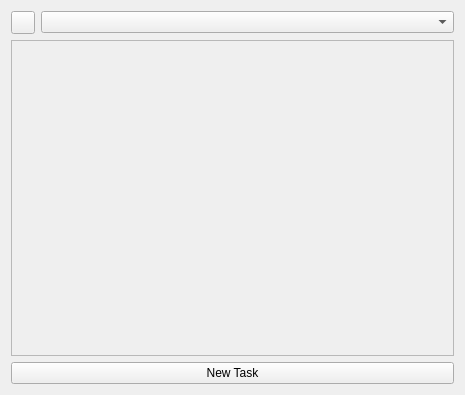
<?xml version="1.0" encoding="UTF-8"?>
<ui version="4.0">
 <class>MainWindow</class>
 <widget class="QMainWindow" name="MainWindow">
  <property name="geometry">
   <rect>
    <x>0</x>
    <y>0</y>
    <width>465</width>
    <height>395</height>
   </rect>
  </property>
  <property name="windowTitle">
   <string>Todo App</string>
  </property>
  <widget class="QWidget" name="centralWidget">
   <layout class="QVBoxLayout" name="verticalLayout">
    <item>
     <layout class="QHBoxLayout" name="horizontalLayout_2">
      <item>
       <widget class="QToolButton" name="menuButton">
        <property name="icon">
         <iconset resource="resources.qrc">
          <normaloff>:/images/menu.png</normaloff>:/images/menu.png</iconset>
        </property>
        <property name="popupMode">
         <enum>QToolButton::InstantPopup</enum>
        </property>
       </widget>
      </item>
      <item>
       <widget class="QComboBox" name="taskTypeComboBox"/>
      </item>
     </layout>
    </item>
    <item>
     <widget class="QScrollArea" name="tasksScrollArea">
      <property name="enabled">
       <bool>true</bool>
      </property>
      <property name="horizontalScrollBarPolicy">
       <enum>Qt::ScrollBarAlwaysOff</enum>
      </property>
      <property name="widgetResizable">
       <bool>true</bool>
      </property>
      <widget class="QWidget" name="tasksContainer">
       <property name="geometry">
        <rect>
         <x>0</x>
         <y>0</y>
         <width>449</width>
         <height>293</height>
        </rect>
       </property>
      </widget>
     </widget>
    </item>
    <item>
     <widget class="QPushButton" name="newTaskButton">
      <property name="text">
       <string>New Task</string>
      </property>
     </widget>
    </item>
   </layout>
  </widget>
 </widget>
 <layoutdefault spacing="6" margin="11"/>
 <resources>
  <include location="resources.qrc"/>
 </resources>
 <connections/>
</ui>
